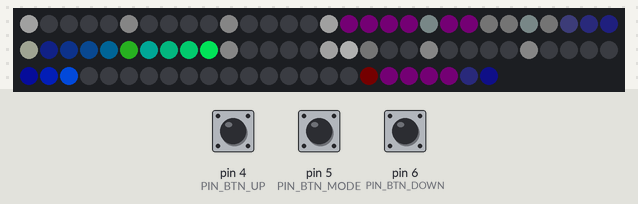
Recording of a sketch running on a simulated Arduino Uno, built with avr-gcc and run on an emulated ATmega328P. On the bench: 84 RGB LEDs in strip order, left to right, continuing on the next row. The test bench sets the inputs (shaded band); at power-on: pin 5 (PIN_BTN_MODE) HIGH, pin 4 (PIN_BTN_UP) HIGH, pin 6 (PIN_BTN_DOWN) HIGH. Dim RGB values are drawn brighter than linear; the local clock reads 2024-03-15 10:24:30 at power-on unless the sketch sets it; EEPROM starts erased.

Above: at 1.2 s.
1.3 s: pin 5 (PIN_BTN_MODE) pulled LOW for 0.15 s
At 1.73 s:
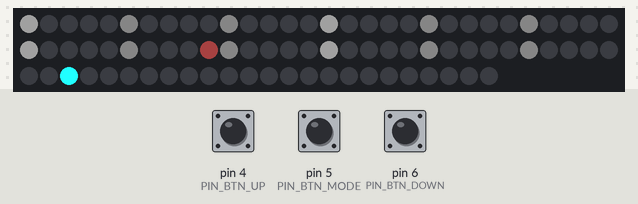
2.0 s: pin 4 (PIN_BTN_UP) pulled LOW for 0.15 s
2.7 s: pin 5 (PIN_BTN_MODE) pulled LOW for 3.2 s
At 4.8 s:
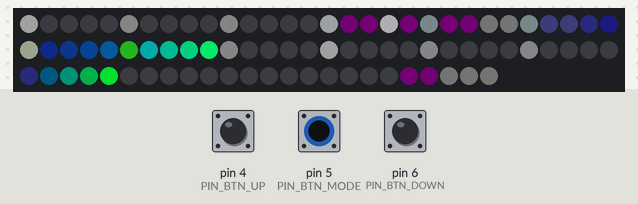
6.5 s: pin 6 (PIN_BTN_DOWN) pulled LOW for 0.15 s
At 6.85 s:
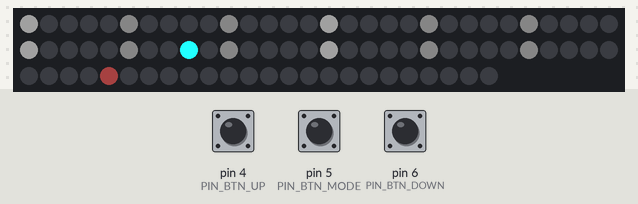
7.2 s: pin 5 (PIN_BTN_MODE) pulled LOW for 1 s
At 8.8 s:
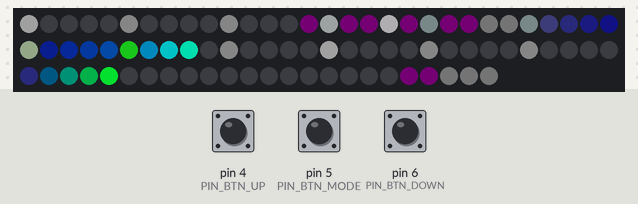
10.8 s: pin 4 (PIN_BTN_UP) pulled LOW for 3.2 s
Timing chart, 0 to 13.8 s (numbered marks = the images above; inputs shaded):
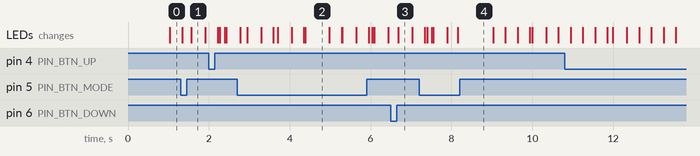

The sketch:

trinket-clock.ino
```cpp
#include <avr/power.h>
#include <Adafruit_NeoPixel.h>
#include <EEPROM.h>
#include <RTClib.h>

#define PIN_LED      3
#define PIN_BTN_UP   4
#define PIN_BTN_MODE 5
#define PIN_BTN_DOWN 6

#define EEPROM_ROTATION 0

enum class Mode {
  CLOCK,
  SETTING_HOUR,
  SETTING_MINUTE,
  SETTING_SECOND,
  LAST_CYCLE,
  CALIBRATION,
  ERROR_NO_RTC,
};

enum class Button {
  UP,
  MODE,
  DOWN,
  COUNT,
};

const uint8_t BUTTON_TO_PIN[] = {
  PIN_BTN_UP,
  PIN_BTN_MODE,
  PIN_BTN_DOWN,
};

class FracSec {
public:
  FracSec()
      : ticks(0)
      , ticks_per_second(1)
      , last_second_lsb(false) {}

  void update(int second) {
    bool second_lsb = (second & 1) != 0;
    if (second_lsb != last_second_lsb) {
      last_second_lsb = second_lsb;
      ticks_per_second = ticks;
      ticks = 0;
    } else {
      ticks++;
    }
  }

  void frac() {
    uint16_t frac = (uint16_t(ticks) * 256) / ticks_per_second;
    if (frac > 255) {
      frac = 255;
    }
    return frac;
  }

private:
  uint16_t ticks;
  uint16_t ticks_per_second;
  bool     last_second_lsb;
};

class Persistent {
public:
  inline Persistent(int addr)
      : address(addr)
      , changed(false) {
    value = EEPROM.read(addr);
  }

  inline operator uint8_t() const {
    return value;
  }

  inline operator = (uint8_t val) {
    value = val;
    changed = true;
  }

  inline void store() {
    if (changed) {
      EEPROM.write(address, value);
      changed = false;
    }
  }

private:
  int     address;
  uint8_t value;
  bool    changed;
};

Adafruit_NeoPixel neo;
RTC_DS3231 rtc;
Mode mode = Mode::CLOCK;
uint8_t button_counts[(int)(Button::COUNT)];
Persistent rotation(EEPROM_ROTATION);
FracSec fracsec;

void setup() {
  pinMode(PIN_BTN_UP,   INPUT_PULLUP);
  pinMode(PIN_BTN_MODE, INPUT_PULLUP);
  pinMode(PIN_BTN_DOWN, INPUT_PULLUP);

  rotation = EEPROM.read(EEPROM_ROTATION);

  neo = Adafruit_NeoPixel(84, PIN_LED, NEO_GRBW);
  neo.begin();

  if (rtc.begin()) {
    if (rtc.lostPower()) {
      rtc.adjust(DateTime(F(__DATE__), F(__TIME__)));
    }
    mode = Mode::CLOCK;
  } else {
    mode = Mode::ERROR_NO_RTC;
  }
}

void setInner(uint8_t* pixels, uint32_t i, uint8_t r, uint8_t g, uint8_t b, uint8_t w) {
  i = (i + rotation*2) % 24;
  pixels[(60+i)*4+1] = r;
  pixels[(60+i)*4+0] = g;
  pixels[(60+i)*4+2] = b;
  pixels[(60+i)*4+3] = w;
}

void setOuter(uint8_t* pixels, uint32_t i, uint8_t r, uint8_t g, uint8_t b, uint8_t w) {
  i = (i + rotation*5) % 60;
  pixels[i*4+1] = r;
  pixels[i*4+0] = g;
  pixels[i*4+2] = b;
  pixels[i*4+3] = w;
}

void addInner(uint8_t* pixels, uint32_t i, uint8_t r, uint8_t g, uint8_t b, uint8_t w) {
  i = (i + rotation*2) % 24;
  pixels[(60+i)*4+1] += r;
  pixels[(60+i)*4+0] += g;
  pixels[(60+i)*4+2] += b;
  pixels[(60+i)*4+3] += w;
}

void addOuter(uint8_t* pixels, uint32_t i, uint8_t r, uint8_t g, uint8_t b, uint8_t w) {
  i = (i + rotation*5) % 60;
  pixels[i*4+1] += r;
  pixels[i*4+0] += g;
  pixels[i*4+2] += b;
  pixels[i*4+3] += w;
}

uint8_t falloff[] = {
  0x00, 0x00, 0x00, 0x00, 0x00, 0x00, 0x00, 0x00,
  0x00, 0x00, 0x00, 0x00, 0x00, 0x00, 0x00, 0x00,
  0x00, 0x00, 0x00, 0x00, 0x00, 0x00, 0x00, 0x00,
  0x00, 0x00, 0x00, 0x00, 0x00, 0x00, 0x00, 0x00,
  0x00, 0x00, 0x00, 0x00, 0x00, 0x00, 0x00, 0x00,
  0x00, 0x00, 0x00, 0x00, 0x00, 0x00, 0x00, 0x00,
  0x00, 0x00, 0x00, 0x00, 0x00, 0x00, 0x00, 0x00,
  0x00, 0x00, 0x00, 0x00, 0x00, 0x00, 0x00, 0x00,
  0x00, 0x00, 0x00, 0x00, 0x00, 0x00, 0x00, 0x00,
  0x00, 0x00, 0x00, 0x00, 0x00, 0x00, 0x00, 0x00,
  0x00, 0x00, 0x00, 0x00, 0x00, 0x00, 0x00, 0x00,
  0x00, 0x00, 0x00, 0x00, 0x00, 0x00, 0x00, 0x00,
  0x00, 0x00, 0x00, 0x00, 0x00, 0x00, 0x00, 0x00,
  0x00, 0x00, 0x00, 0x00, 0x00, 0x00, 0x00, 0x00,
  0x00, 0x00, 0x00, 0x00, 0x00, 0x00, 0x00, 0x00,
  0x00, 0x00, 0x00, 0x00, 0x00, 0x00, 0x00, 0x00,
  0x00, 0x00, 0x00, 0x00, 0x00, 0x00, 0x00, 0x00,
  0x00, 0x01, 0x01, 0x01, 0x01, 0x01, 0x01, 0x01,
  0x01, 0x01, 0x01, 0x01, 0x01, 0x01, 0x01, 0x01,
  0x01, 0x02, 0x02, 0x02, 0x02, 0x02, 0x02, 0x02,
  0x02, 0x03, 0x03, 0x03, 0x03, 0x03, 0x03, 0x04,
  0x04, 0x04, 0x04, 0x05, 0x05, 0x05, 0x06, 0x06,
  0x06, 0x07, 0x07, 0x07, 0x08, 0x08, 0x09, 0x09,
  0x0a, 0x0a, 0x0b, 0x0b, 0x0c, 0x0d, 0x0d, 0x0e,
  0x0f, 0x10, 0x11, 0x11, 0x12, 0x13, 0x14, 0x15,
  0x16, 0x18, 0x19, 0x1a, 0x1b, 0x1d, 0x1e, 0x20,
  0x21, 0x23, 0x25, 0x26, 0x28, 0x2a, 0x2c, 0x2e,
  0x30, 0x33, 0x35, 0x38, 0x3a, 0x3d, 0x40, 0x43,
  0x46, 0x49, 0x4c, 0x50, 0x53, 0x57, 0x5b, 0x5f,
  0x63, 0x67, 0x6c, 0x71, 0x76, 0x7b, 0x80, 0x85,
  0x8b, 0x91, 0x97, 0x9d, 0xa4, 0xab, 0xb2, 0xb9,
  0xc1, 0xc9, 0xd1, 0xda, 0xe3, 0xec, 0xf5, 0xff,
};

uint8_t gamma[] = {
  0x00, 0x01, 0x01, 0x01, 0x01, 0x01, 0x01, 0x01,
  0x01, 0x01, 0x01, 0x01, 0x01, 0x01, 0x01, 0x01,
  0x01, 0x01, 0x01, 0x01, 0x01, 0x02, 0x02, 0x02,
  0x02, 0x02, 0x02, 0x02, 0x02, 0x03, 0x03, 0x03,
  0x03, 0x03, 0x04, 0x04, 0x04, 0x04, 0x04, 0x05,
  0x05, 0x05, 0x05, 0x06, 0x06, 0x06, 0x06, 0x07,
  0x07, 0x07, 0x08, 0x08, 0x08, 0x09, 0x09, 0x09,
  0x0a, 0x0a, 0x0a, 0x0b, 0x0b, 0x0b, 0x0c, 0x0c,
  0x0d, 0x0d, 0x0e, 0x0e, 0x0e, 0x0f, 0x0f, 0x10,
  0x10, 0x11, 0x11, 0x12, 0x12, 0x13, 0x13, 0x14,
  0x14, 0x15, 0x16, 0x16, 0x17, 0x17, 0x18, 0x18,
  0x19, 0x1a, 0x1a, 0x1b, 0x1c, 0x1c, 0x1d, 0x1e,
  0x1e, 0x1f, 0x20, 0x20, 0x21, 0x22, 0x22, 0x23,
  0x24, 0x25, 0x25, 0x26, 0x27, 0x28, 0x29, 0x29,
  0x2a, 0x2b, 0x2c, 0x2d, 0x2e, 0x2e, 0x2f, 0x30,
  0x31, 0x32, 0x33, 0x34, 0x35, 0x36, 0x37, 0x38,
  0x38, 0x39, 0x3a, 0x3b, 0x3c, 0x3d, 0x3e, 0x3f,
  0x40, 0x42, 0x43, 0x44, 0x45, 0x46, 0x47, 0x48,
  0x49, 0x4a, 0x4b, 0x4c, 0x4e, 0x4f, 0x50, 0x51,
  0x52, 0x53, 0x55, 0x56, 0x57, 0x58, 0x59, 0x5b,
  0x5c, 0x5d, 0x5e, 0x60, 0x61, 0x62, 0x64, 0x65,
  0x66, 0x68, 0x69, 0x6a, 0x6c, 0x6d, 0x6e, 0x70,
  0x71, 0x73, 0x74, 0x76, 0x77, 0x78, 0x7a, 0x7b,
  0x7d, 0x7e, 0x80, 0x81, 0x83, 0x84, 0x86, 0x88,
  0x89, 0x8b, 0x8c, 0x8e, 0x8f, 0x91, 0x93, 0x94,
  0x96, 0x98, 0x99, 0x9b, 0x9d, 0x9e, 0xa0, 0xa2,
  0xa3, 0xa5, 0xa7, 0xa9, 0xaa, 0xac, 0xae, 0xb0,
  0xb1, 0xb3, 0xb5, 0xb7, 0xb9, 0xbb, 0xbc, 0xbe,
  0xc0, 0xc2, 0xc4, 0xc6, 0xc8, 0xca, 0xcc, 0xce,
  0xd0, 0xd2, 0xd4, 0xd6, 0xd8, 0xda, 0xdc, 0xde,
  0xe0, 0xe2, 0xe4, 0xe6, 0xe8, 0xea, 0xec, 0xee,
  0xf0, 0xf2, 0xf5, 0xf7, 0xf9, 0xfb, 0xfd, 0xff,
};

uint8_t sinlut[] = {
  0x80, 0x83, 0x86, 0x89, 0x8c, 0x8f, 0x92, 0x95,
  0x98, 0x9c, 0x9f, 0xa2, 0xa5, 0xa8, 0xab, 0xae,
  0xb0, 0xb3, 0xb6, 0xb9, 0xbc, 0xbf, 0xc1, 0xc4,
  0xc7, 0xc9, 0xcc, 0xce, 0xd1, 0xd3, 0xd5, 0xd8,
  0xda, 0xdc, 0xde, 0xe0, 0xe2, 0xe4, 0xe6, 0xe8,
  0xea, 0xeb, 0xed, 0xef, 0xf0, 0xf2, 0xf3, 0xf4,
  0xf6, 0xf7, 0xf8, 0xf9, 0xfa, 0xfb, 0xfb, 0xfc,
  0xfd, 0xfd, 0xfe, 0xfe, 0xfe, 0xff, 0xff, 0xff,
  0xff, 0xff, 0xff, 0xff, 0xfe, 0xfe, 0xfd, 0xfd,
  0xfc, 0xfc, 0xfb, 0xfa, 0xf9, 0xf8, 0xf7, 0xf6,
  0xf5, 0xf4, 0xf2, 0xf1, 0xef, 0xee, 0xec, 0xeb,
  0xe9, 0xe7, 0xe5, 0xe3, 0xe1, 0xdf, 0xdd, 0xdb,
  0xd9, 0xd7, 0xd4, 0xd2, 0xcf, 0xcd, 0xca, 0xc8,
  0xc5, 0xc3, 0xc0, 0xbd, 0xba, 0xb8, 0xb5, 0xb2,
  0xaf, 0xac, 0xa9, 0xa6, 0xa3, 0xa0, 0x9d, 0x9a,
  0x97, 0x94, 0x91, 0x8e, 0x8a, 0x87, 0x84, 0x81,
  0x7e, 0x7b, 0x78, 0x75, 0x71, 0x6e, 0x6b, 0x68,
  0x65, 0x62, 0x5f, 0x5c, 0x59, 0x56, 0x53, 0x50,
  0x4d, 0x4a, 0x47, 0x45, 0x42, 0x3f, 0x3c, 0x3a,
  0x37, 0x35, 0x32, 0x30, 0x2d, 0x2b, 0x28, 0x26,
  0x24, 0x22, 0x20, 0x1e, 0x1c, 0x1a, 0x18, 0x16,
  0x14, 0x13, 0x11, 0x10, 0x0e, 0x0d, 0x0b, 0x0a,
  0x09, 0x08, 0x07, 0x06, 0x05, 0x04, 0x03, 0x03,
  0x02, 0x02, 0x01, 0x01, 0x00, 0x00, 0x00, 0x00,
  0x00, 0x00, 0x00, 0x01, 0x01, 0x01, 0x02, 0x02,
  0x03, 0x04, 0x04, 0x05, 0x06, 0x07, 0x08, 0x09,
  0x0b, 0x0c, 0x0d, 0x0f, 0x10, 0x12, 0x14, 0x15,
  0x17, 0x19, 0x1b, 0x1d, 0x1f, 0x21, 0x23, 0x25,
  0x27, 0x2a, 0x2c, 0x2e, 0x31, 0x33, 0x36, 0x38,
  0x3b, 0x3e, 0x40, 0x43, 0x46, 0x49, 0x4c, 0x4f,
  0x51, 0x54, 0x57, 0x5a, 0x5d, 0x60, 0x63, 0x67,
  0x6a, 0x6d, 0x70, 0x73, 0x76, 0x79, 0x7c, 0x80,
};

uint8_t button_down(Button button) {
  uint8_t pin = BUTTON_TO_PIN[(int)(button)];
  return digitalRead(pin) == LOW;
}

uint8_t button_press(Button button) {
  uint8_t& count = button_counts[(int)(button)];
  if (!button_down(button)) {
    count = 0;
    return false;
  } else {
    count += 4;
    return count == 4;
  }
}

void loop() {
  neo.clear();

  uint8_t* pixels = neo.getPixels();

  if (button_press(Button::MODE)) {
    mode = (Mode)((int)mode + 1);
    if (mode >= Mode::LAST_CYCLE) {
      rotation.store();
      mode = Mode::CLOCK;
    }
  }

  DateTime now;

  if (mode == Mode::ERROR_NO_RTC) {
      for (int i = 0; i < 24; i+=2) {
        setInner(pixels, i, 50, 0, 0, 0);
      }
  } else {
    now = rtc.now();
    fracsec.update(now.second());
  }

  switch (mode) {
    case Mode::CLOCK:
      if (button_down(Button::UP) && button_down(Button::DOWN)) {
        mode = Mode::CALIBRATION;
        break;
      }

      clock_tick(pixels, now);
      break;

    case Mode::SETTING_HOUR: {
      now = now - TimeSpan(0, 0, 0, now.second());
      if (button_press(Button::UP)) {
        now = now + TimeSpan(0, 1, 0, 0);
        rtc.adjust(now);
      } else if (button_press(Button::DOWN)) {
        now = now - TimeSpan(0, 1, 0, 0);
        rtc.adjust(now);
      }
      static uint8_t tick = 0;
      tick += 2;
      uint8_t pulse = sinlut[tick];

      draw_blips(pixels);
      addInner(pixels, (now.hour() * 2) % 24, 0, pulse, pulse, 100);
      addOuter(pixels, now.minute(), 100, 50, 50, 50);
      break;
    }

    case Mode::SETTING_MINUTE: {
      now = now - TimeSpan(0, 0, 0, now.second());
      if (button_press(Button::UP)) {
        now = now + TimeSpan(0, 0, 1, 0);
        rtc.adjust(now);
      } else if (button_press(Button::DOWN)) {
        now = now - TimeSpan(0, 0, 1, 0);
        rtc.adjust(now);
      }
      static uint8_t tick = 0;
      tick += 2;
      uint8_t pulse = sinlut[tick];

      draw_blips(pixels);
      addInner(pixels, (now.hour() * 2) % 24, 100, 50, 50, 50);
      addOuter(pixels, now.minute(), 0, pulse, pulse, 100);
      break;
    }

    case Mode::SETTING_SECOND: {
      if (button_press(Button::UP)) {
        now = now + TimeSpan(0, 0, 0, 5 - (now.second() % 5));
        rtc.adjust(now);
      } else if (button_press(Button::DOWN)) {
        now = now - TimeSpan(0, 0, 0, ((now.second() % 5) == 0) ? 5 : (now.second() % 5));
        rtc.adjust(now);
      }
      static uint8_t tick = 0;
      tick += 2;
      uint8_t pulse = sinlut[tick];

      draw_blips(pixels);
      addInner(pixels, (now.hour() * 2) % 24, 100, 50, 50, 50);
      addOuter(pixels, now.minute(), 100, 50, 50, 50);
      addOuter(pixels, now.second(), 0, pulse, pulse, 50);
      break;
    }

    case Mode::CALIBRATION:
      if (button_press(Button::DOWN)) {
        rotation = rotation - 1;
      } else if (button_press(Button::UP)) {
        rotation = rotation + 1;
      }
      setInner(pixels, 0,
            digitalRead(PIN_BTN_UP)   * 100,
            digitalRead(PIN_BTN_MODE) * 100,
            digitalRead(PIN_BTN_DOWN) * 100, 50);
      setInner(pixels, 6,   0,  0,  0, 50);
      setInner(pixels, 12,  0,  0,  0, 50);
      setInner(pixels, 18,  0,  0,  0, 50);
      setOuter(pixels, 0,   0,  0,  0, 50);
      setOuter(pixels, 15,  0,  0,  0, 50);
      setOuter(pixels, 30,  0,  0,  0, 50);
      setOuter(pixels, 45,  0,  0,  0, 50);

      for (int i =  1; i <  6; i++) { setInner(pixels, i, 50,  0,  0,  0); }
      for (int i =  7; i < 12; i++) { setInner(pixels, i,  0, 50,  0,  0); }
      for (int i = 13; i < 18; i++) { setInner(pixels, i,  0,  0, 50,  0); }
      for (int i = 19; i < 24; i++) { setInner(pixels, i, 30,  0, 30,  0); }

      for (int i =  1; i < 15; i++) { setOuter(pixels, i, 50,  0,  0,  0); }
      for (int i = 16; i < 30; i++) { setOuter(pixels, i,  0, 50,  0,  0); }
      for (int i = 31; i < 45; i++) { setOuter(pixels, i,  0,  0, 50,  0); }
      for (int i = 46; i < 60; i++) { setOuter(pixels, i, 30,  0, 30,  0); }
      break;
  }

  // Gamma correct
  for (int i = 0; i < 84*4; i++) {
    pixels[i] = gamma[pixels[i]];
  }

  neo.show();
}

uint16_t second_frac(uint32_t second) {
  static bool last_second_lsb;
  static uint16_t ticks = 0;
  static uint16_t ticks_per_second = 1;
  bool second_lsb = (second & 1) != 0;
  if (second_lsb != last_second_lsb) {
    last_second_lsb = second_lsb;
    ticks_per_second = ticks;
    ticks = 0;
  } else {
    ticks++;
  }
  uint16_t frac = (uint16_t(ticks) * 256) / ticks_per_second;
  if (frac > 255) {
    frac = 255;
  }
  return frac;
}

uint16_t distance(uint16_t now_16, uint8_t led, uint8_t count) {
  uint16_t out = now_16 - (led<<8);
  if (out > (count<<8)) { out += (count<<8); }
  return out;
}

void draw_blips(uint8_t* pixels) {
  for (uint8_t i = 0; i < 60; i++) {
    uint8_t w = 0;
    if (i % 5  == 0) { w =  50; }
    if (i % 15 == 0) { w = 100; }
    setOuter(pixels, i, 0, 0, 0, w);
  }
}

void clock_tick(uint8_t* pixels, DateTime now) {
  uint8_t minute = now.minute();
  uint8_t hour   = (now.hour() * 2 + (minute / 30)) % 24;
  uint8_t second_a = now.second();
  uint8_t second_b = (second_a+1) % 60;
  uint16_t frac  = second_frac(second_a);

  uint16_t second_16 = (uint16_t(second_a) << 8) + frac;
  uint16_t minute_16 = (uint16_t(minute) << 8) + (second_16 / 60);
  uint16_t hour_16 = (uint16_t(hour) << 8) + (minute_16 / 60);

  uint8_t a0 = second_a&0xff;
  uint8_t a1 = (second_a+85)&0xff;
  uint8_t a2 = (second_a+170)&0xff;

  for (uint8_t i = 0; i < 60; i++) {
    uint8_t r = 0, g = 0, b = 0, w = 0;

    uint16_t dist = distance(minute_16, i, 60);
    uint8_t phase = (minute_16 + (i<<8)) / 60;
    uint8_t trail = falloff[((60<<8) - dist) / 60];

    if (i % 5  == 0) { w =  50; phase += 50; }
    if (i % 15 == 0) { w = 100; phase += 50; }
    if (i == second_a) {
      w += (255-frac) >> 1;
    }
    if (i == second_b) {
      w += frac >> 1;
    }

    r = (sinlut[(phase    ) & 0xff] * uint16_t(trail)) >> 8;
    g = (sinlut[(phase+85 ) & 0xff] * uint16_t(trail)) >> 8;
    b = (sinlut[(phase+170) & 0xff] * uint16_t(trail)) >> 8;

    setOuter(pixels, i, r, g, b, w);
  }

  for (int i = 0; i < 24; i++) {
    uint8_t r = 0, g = 0, b = 0, w = 0;

    uint16_t dist = distance(hour_16, i, 24);
    uint8_t phase = (hour_16 + (i<<8)) / 24;
    uint8_t trail = falloff[((24<<8) - dist) / 24];
    r = (sinlut[(phase    ) & 0xff] * uint16_t(trail)) >> 8;
    g = (sinlut[(phase+85 ) & 0xff] * uint16_t(trail)) >> 8;
    b = (sinlut[(phase+170) & 0xff] * uint16_t(trail)) >> 8;

    setInner(pixels, i, r, g, b, w);
  }
}
```

Measured:
- after the input at 1.3 s, the LEDs: first change after 0.05 s (image 1 shows a later state)
- after the input at 7.2 s, the LEDs: first change after 0.14 s (image 4 shows a later state)
- what the display in image 2 shows lasts 0.6 s, from 4.4 s to 5.0 s
